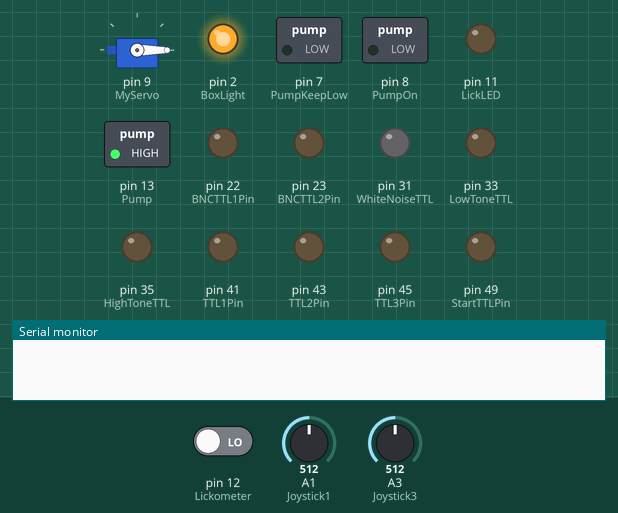
Simulated run of this sketch. Board: Arduino Mega 2560, built with avr-gcc and run on an emulated ATmega2560. Shown: servo, switched loads named in the sketch (green lamp = pin HIGH), output pins drawn as LEDs (lit = HIGH), the last lines printed to the serial monitor. The test bench sets the inputs (shaded band); at power-on: A3 (Joystick3) = 512, pin 12 (Lickometer) LOW, A1 (Joystick1) = 512. Random numbers use the default seed unless the sketch sets one.

Above: at 1.2 s.
1.3 s: A3 (Joystick3) set to 416
2.8 s: A3 (Joystick3) set to 386
At 3.4 s:
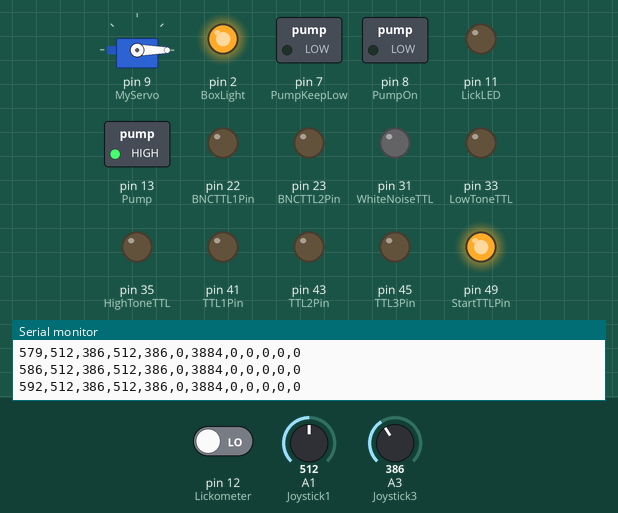
At 4.6 s:
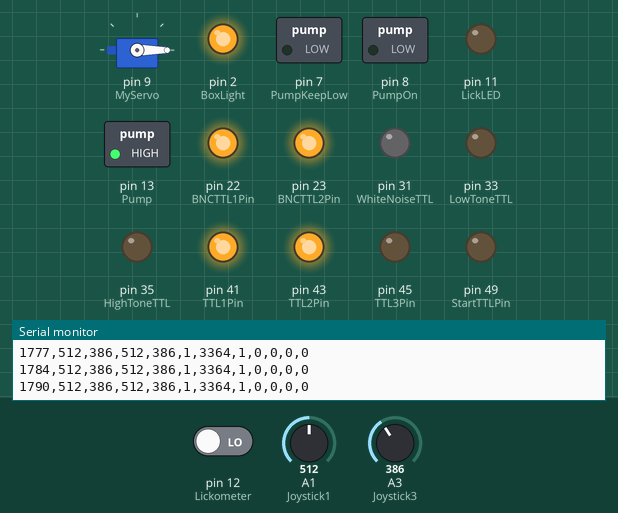
Timing chart, 0 to 12.8 s (numbered marks = the images above; inputs shaded):
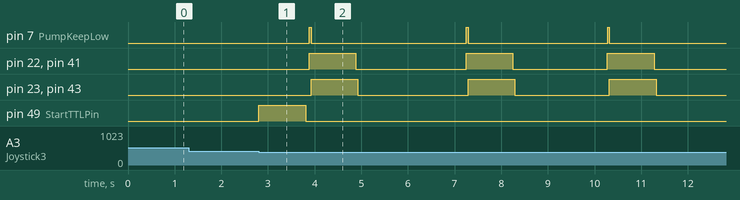

Measured:
- the behaviour switches between 400 and 399 on A3 (Joystick3) (found by bisection; images 0 and 1)
- after the input at 1.3 s, every drawn part: stays the same
- after the input at 2.8 s, pin 7 (PumpKeepLow): alternates HIGH for 0.04 s and LOW for 3.2 s, starting after 1.1 s; pin 22 (BNCTTL1Pin), pin 23 (BNCTTL2Pin), pin 41 (TTL1Pin), pin 43 (TTL2Pin): goes HIGH 1.0 s, LOW 2.4 s, HIGH 1.0 s, LOW 2.0 s, HIGH 1.0 s, then LOW, starting after 1.1 s; pin 49 (StartTTLPin): LOW → HIGH at once, → LOW 1.0 s later

The sketch:

ProbabilisticPhase00.1-Lickspout.ino
```cpp
//=========================================================================
//======================== PROBABILISTIC TASK =============================
//=========================================================================
//======================= PHASE 00.1: LICKSPOUT ===========================
//=========================================================================

//Mouse receives water via lickspout every 3-5 seconds.

//Need implement new joystick reading code (mm, moving average, box ID).

//INITIAL SETUP - USE FOR ALL CODES

  //Include necessary libraries
    #include <SoftwareSerial.h> //Should be built in
    #include <Wire.h>      //Download I2C Library here: https://www.arduino.cc/reference/en/libraries/liquidcrystal-i2c/
    #include <Servo.h>

  //Assign Pins:
    int BoxLight = 2; //Enter Box Light Pin
    int MyServo = 9; //Enter Servo Pin
    int LickometerLED = 10; //Enter Lickometer built-in LED Pin
    int LickLED = 11; //Enter Lick LED Pin that separate will light up when mouse licks
    int Lickometer = 12; //Enter Lickometer Pin
    int Pump = 13; //Enter Pump Pin
    int PumpOn = 8; //Enter Pump Pin 1A
    int PumpKeepLow = 7; //Enter Pump Pin 2A - keep this low
    int Joystick1 = A1; //input pin 1 from joystick
    int Joystick3 = A3; //input pin 3 from joystick (the one we care more about)
    int BNCTTL1Pin = 22;
    int BNCTTL2Pin = 23;
        int StartSignalTTL = 29;
    int WhiteNoiseTTL = 31;
    int LowToneTTL = 33;
    int HighToneTTL = 35;
    int TTL1Pin = 41;
    int TTL2Pin = 43;
    int TTL3Pin = 45;
    int TTL4Pin = 47;
    int StartTTLPin = 49;
    int OptoTTL = 51;

  //Servo setup:
    Servo ServoVar;
    int ServoBack = 0;
    int ServoForward = 120;

  //Parameters
    const long ToneDuration = 300; //NOTE! THIS IS THE DURATION OF THE TONES ON THE SOUND CARD
    //YOU CAN'T EDIT THIS ONE UNLESS YOU CHANGE LOAD DIFFERENT SOUNDS ONTO CARD.
    const long ServoDuration = 500; //THIS IS JUST HOW LONG IT TAKES FOR THE SERVO TO RETRACT!
    //YOU CAN'T EDIT THIS UNLESS YOU GET A DIFFERENT SERVO/CHANGE THE RETRACTION DISTANCE.
    const long OnDuration = 40; // ON time for pump (100ms for 10uL; 80ms for 7.5uL; 60ms 5uL; 40ms 2.5uL Last Calibration: 1/23/2022)
    const long MaxTrialDuration = 30000; // Maximum Trial Duration is thirty seconds
    const long InitialDelay = 10000; // Initial Delay is ten seconds
    const long InterTrialDelay = 5000; //Inter-trial Delay is five seconds
    const long TimeOutDelay = 15000; //Delay+timeout after unrewarded trials is 15 seconds
    const long JoyTempSensi = 4000; //set temporal resolution for Joystick reading
    const int JoyAvSensi = 1000; //set tepmoral resolution for computing moving average - 1 kHz (might not be feasible with baud rate)
    long RandSecLower = 3000; //inclusive lower bound of the random interval
    long RandSecUpper = 5001; //exclusive upper bound of the random interval
    const int AvReads = 15; //number of reads forming foundation of moving average


  //Variables
    long PreviousMillis = 0; //variable to make snapshot of previous milliseconds
    long CurrentMillis; //variable to make snapshot of current milliseconds
    long RandSec; //repository for random seconds
    int Started = 0; //to register that behavior session has started
    int LickNow = 0; //for sensing lickometer activation
    int LickCounter = 0; //for clustering serial lickometer activation
    long TotalLicks = 0; //for counting individual licks
    int Omissions = 0; //for counting omissions
    int Unrewardeds = 0; //for counting unrewarded trials
    unsigned long UnrewardedDuration; //for measuring duration after unrewarded trials
    int Unrewarded = 0; //temporarily set to 1 if mouse is unrewarded
    unsigned long UnrewardedMillis;
    long ClosedMillis;
    int Rewards = 0; //number of rewards
    int Rewarded = 0; //temporarily set to 1 if mouse is rewarded
    unsigned long RewardDuration = 0; //for pump
    unsigned long RewardPeriod = 0; //timing period between choice and reward, sum of tone and on duration of pump
    unsigned long RewardMillis;
    int TrialNumber = 0; //for counting trials
    unsigned long TrialDuration = 0;
    unsigned long TrialStartTime = 0; //for writing trial start time
    int TrialDone = 0; //for marking complete trial
    unsigned long TrialDoneTime = 0; //for writing trial done time
    int Tripped = 0; //to mark joystick crossing threshold
    int TrippedPush = 0; //to mark joystick crossing threshold for push
    int TrippedPull = 0; //to mark joystick crossing threshold for pull
    int TonePlayed = 0; //to keep track if tone has been played
    int LastDirectionRead = 0; //to compute last direction
    int LastDirection = 0; //records whether mouse pulled (1) or pushed (2), or neutraled (0) on last trial
    //be careful with lastdirection, it's possible that push and pull will be flipped on some rigs
    int PumpOpen = 0;
    int Rand1 = 0;
    long StartTime;
    int SetMilliJoy;
    int SetMilliJoyAv;
    long MilliJoy;
    long MilliJoyAv;
    bool LickFlag;
          byte BNCTTL1 = 0; //immediately after choice/no choice
      byte BNCTTL2 = 0; //immediately when joystick re-extends
      bool BNCTTL1State = 0;
      bool BNCTTL2State = 0;
      bool TTL3PinState = 0;
      bool TTL4PinState = 0;
      bool StartTTLPinState = 0;
      byte TTL3 = 0;
      byte TTL4 = 0;
      byte StartTTL = 0;

    int JoystickArrayA1[AvReads]; //array to collect joystick position information
      int JoystickArrayA3[AvReads]; //array to collect joystick position information
      int JoystickArrayIndex;
      long SumReadsA1;
      long SumReadsA3;
      int A1MovingAverage;
      int A3MovingAverage;


void setup() {
  // put your setup code here, to run once:
    Serial.begin(230400);

    //Set up inputs and outputs:
       pinMode(BoxLight, OUTPUT);
      pinMode(MyServo, OUTPUT);
      pinMode(LickLED, OUTPUT);
      pinMode(Lickometer, INPUT);
      pinMode(Pump, OUTPUT);
      pinMode(PumpOn, OUTPUT);
      pinMode(PumpKeepLow, OUTPUT);
      pinMode(BNCTTL1Pin, OUTPUT);
      pinMode(BNCTTL2Pin, OUTPUT);
      pinMode(Joystick1, INPUT);
      pinMode(Joystick3, INPUT);
      pinMode(StartSignalTTL,OUTPUT);
      pinMode(StartSignalTTL,LOW);
      ServoVar.attach(MyServo);
      ServoVar.write(ServoBack);
      digitalWrite(Pump, HIGH);
      digitalWrite(PumpOn, LOW);
      digitalWrite(PumpKeepLow, LOW);
            pinMode(WhiteNoiseTTL,OUTPUT);
      pinMode(HighToneTTL,OUTPUT);
      pinMode(LowToneTTL,OUTPUT);
      digitalWrite(WhiteNoiseTTL,LOW);
      digitalWrite(HighToneTTL,LOW);
      digitalWrite(LowToneTTL,LOW);
      pinMode(TTL1Pin,OUTPUT);
      pinMode(TTL2Pin,OUTPUT);
      pinMode(TTL3Pin,OUTPUT);
      pinMode(TTL4Pin,OUTPUT);
      pinMode(StartTTLPin,OUTPUT);
      digitalWrite(TTL1Pin,LOW);
      digitalWrite(TTL2Pin,LOW);
      digitalWrite(TTL3Pin,LOW);
      digitalWrite(TTL4Pin,LOW);
      digitalWrite(StartTTLPin,LOW);
      pinMode(OptoTTL,OUTPUT);
      digitalWrite(OptoTTL,LOW);

    //Set up random seed (to increase randomness or randomization https://www.arduino.cc/reference/en/language/functions/random-numbers/randomseed/):
      randomSeed(analogRead(A0));

      digitalWrite(BoxLight,HIGH);
      ServoVar.write(ServoBack); //move lever towards mouse
}

void loop() {
  // put your main code here, to run repeatedly:
if (analogRead(A3) <400 && Started ==0)
{ Serial.println(F("ProbabilisticPhase00.1-Lickspout"));
  Serial.print(F("runTime"));
  Serial.print(F(","));
  Serial.print(F("A1Pos"));
  Serial.print(F(","));
  Serial.print(F("A3Pos"));
  Serial.print(F(","));
  Serial.print(F("A1PosMovAv"));
  Serial.print(F(","));
  Serial.print(F("A3PosMovAv"));
  Serial.print(F(","));
  Serial.print(F("trialNumber"));
  Serial.print(F(","));
  Serial.print(F("randomInterval"));
  Serial.print(F(","));
  Serial.print(F("numRewards"));
  Serial.print(F(","));
  Serial.print(F("currentLick"));
  Serial.print(F(","));
  Serial.print(F("totalLicks"));
  Serial.print(F(","));
  Serial.print(F("BNCTTL1"));
  Serial.print(F(","));
  Serial.println(F("BNCTTL2"));
  StartTime = millis();
  Started = 1;
  digitalWrite(StartSignalTTL,HIGH);
  digitalWrite(StartTTLPin,HIGH);
          StartTTLPinState = 1;
  }

if (Started ==1)
{


  //Count and Print Licks
    LickNow = digitalRead(Lickometer);
    if(LickNow == 1)
      {digitalWrite(LickLED,HIGH);}
      else
      {digitalWrite(LickLED,LOW);}
    if(LickNow == 1)
      {LickCounter++;
      }
      else
        {if(LickCounter >=1)
          {++TotalLicks;
          LickCounter=0;
          LickFlag = 1;
          Serial.print(millis()-StartTime);
          Serial.print(F(","));
          Serial.print(analogRead(Joystick1));
          Serial.print(F(","));
          Serial.print(analogRead(Joystick3));
          Serial.print(F(","));
          Serial.print(A1MovingAverage);
          Serial.print(F(","));
          Serial.print(A3MovingAverage);
          Serial.print(F(","));
          Serial.print(TrialNumber);
          Serial.print(F(","));
          Serial.print(RandSec);
          Serial.print(F(","));
          Serial.print(Rewards);
          Serial.print(F(","));
          Serial.print(LickFlag);
          Serial.print(F(","));
          Serial.print(TotalLicks);
          Serial.print(F(","));
          Serial.print(BNCTTL1);
          Serial.print(F(","));
          Serial.println(BNCTTL2);
          LickFlag = 0;
          }}

  //Read joystick every JoyTempSensi milliseconds
    if (SetMilliJoy ==0)
    {
      MilliJoy = micros();
      SetMilliJoy = 1;
    }
    if ((micros() - MilliJoy) >= JoyTempSensi)
    {
      Serial.print(millis()-StartTime);
      Serial.print(F(","));
      Serial.print(analogRead(Joystick1));
      Serial.print(F(","));
      Serial.print(analogRead(Joystick3));
      Serial.print(F(","));
      Serial.print(A1MovingAverage);
      Serial.print(F(","));
      Serial.print(A3MovingAverage);
      Serial.print(F(","));
      Serial.print(TrialNumber);
      Serial.print(F(","));
      Serial.print(RandSec);
      Serial.print(F(","));
      Serial.print(Rewards);
      Serial.print(F(","));
      Serial.print(LickFlag);
      Serial.print(F(","));
          Serial.print(TotalLicks);
          Serial.print(F(","));
          Serial.print(BNCTTL1);
          Serial.print(F(","));
          Serial.println(BNCTTL2);
      SetMilliJoy = 0;
    }

    //calculate moving average joystick position
      if (SetMilliJoyAv ==0)
        {
          MilliJoyAv = micros();
          SetMilliJoyAv = 1;
        }
        if ((micros() - MilliJoyAv) >= JoyAvSensi)
        {
          JoystickArrayA1[JoystickArrayIndex] = analogRead(A1);
          JoystickArrayA3[JoystickArrayIndex] = analogRead(A3);
          ++JoystickArrayIndex;
          if (JoystickArrayIndex >=AvReads)
          {
            JoystickArrayIndex = 0;
          }
          SumReadsA1 = 0;
          SumReadsA3 = 0;
          for (int i = 0; i < AvReads; ++i)
          {
            SumReadsA1 += JoystickArrayA1[i];
            SumReadsA3 += JoystickArrayA3[i];
          }
          A1MovingAverage = SumReadsA1/AvReads;
          A3MovingAverage = SumReadsA3/AvReads;
        }

//turn off TTLs after 1 second of being on
    if (BNCTTL1State ==1 && millis()-RewardMillis >=1000)
    {
      digitalWrite(BNCTTL1Pin, LOW);
      digitalWrite(TTL1Pin,LOW);
      BNCTTL1State = 0;
      BNCTTL1 = 2;
      Serial.print(millis()-StartTime);
      Serial.print(F(","));
      Serial.print(analogRead(Joystick1));
      Serial.print(F(","));
      Serial.print(analogRead(Joystick3));
      Serial.print(F(","));
      Serial.print(A1MovingAverage);
      Serial.print(F(","));
      Serial.print(A3MovingAverage);
      Serial.print(F(","));
      Serial.print(TrialNumber);
      Serial.print(F(","));
      Serial.print(RandSec);
      Serial.print(F(","));
      Serial.print(Rewards);
      Serial.print(F(","));
      Serial.print(LickFlag);
      Serial.print(F(","));
          Serial.print(TotalLicks);
          Serial.print(F(","));
          Serial.print(BNCTTL1);
          Serial.print(F(","));
          Serial.println(BNCTTL2);
          BNCTTL1 = 0;
    }

    if (BNCTTL2State ==1 && millis()-ClosedMillis >=1000)
    {
      digitalWrite(BNCTTL2Pin, LOW);
      digitalWrite(TTL2Pin,LOW);
      BNCTTL2State = 0;
      BNCTTL2 = 2;
            Serial.print(millis()-StartTime);
      Serial.print(F(","));
      Serial.print(analogRead(Joystick1));
      Serial.print(F(","));
      Serial.print(analogRead(Joystick3));
      Serial.print(F(","));
      Serial.print(A1MovingAverage);
      Serial.print(F(","));
      Serial.print(A3MovingAverage);
      Serial.print(F(","));
      Serial.print(TrialNumber);
      Serial.print(F(","));
      Serial.print(RandSec);
      Serial.print(F(","));
      Serial.print(Rewards);
      Serial.print(F(","));
      Serial.print(LickFlag);
      Serial.print(F(","));
          Serial.print(TotalLicks);
          Serial.print(F(","));
          Serial.print(BNCTTL1);
          Serial.print(F(","));
          Serial.println(BNCTTL2);
          BNCTTL2 = 0;
    }

    if (StartTTLPinState ==1 && millis()-StartTime >=1000)
        {
          digitalWrite(StartTTLPin, LOW);
          StartTTLPinState = 0;
          StartTTL = 2;
          Serial.print(millis()-StartTime);
      Serial.print(F(","));
      Serial.print(analogRead(Joystick1));
      Serial.print(F(","));
      Serial.print(analogRead(Joystick3));
      Serial.print(F(","));
      Serial.print(A1MovingAverage);
      Serial.print(F(","));
      Serial.print(A3MovingAverage);
      Serial.print(F(","));
      Serial.print(TrialNumber);
      Serial.print(F(","));
      Serial.print(RandSec);
      Serial.print(F(","));
      Serial.print(Rewards);
      Serial.print(F(","));
      Serial.print(LickFlag);
      Serial.print(F(","));
          Serial.print(TotalLicks);
          Serial.print(F(","));
          Serial.print(BNCTTL1);
          Serial.print(F(","));
          Serial.println(BNCTTL2);
          StartTTL = 0;
        }

    CurrentMillis = millis();
  if(Rand1 == 0)
    {RandSec = random(RandSecLower,RandSecUpper);
    Rand1 = 1;}
  //Count and Print Rewards
    if((CurrentMillis - PreviousMillis) >= RandSec) {
      RewardMillis = millis();
      Rewarded = 1;
      Rewards = ++Rewards;
      TrialNumber = ++TrialNumber;
      RandSec = random(RandSecLower,RandSecUpper);
      BNCTTL1 = 1;
            digitalWrite(BNCTTL1Pin, HIGH);
            digitalWrite(TTL1Pin,HIGH);
            BNCTTL1State = 1;
      Serial.print(millis()-StartTime);
      Serial.print(F(","));
      Serial.print(analogRead(Joystick1));
      Serial.print(F(","));
      Serial.print(analogRead(Joystick3));
      Serial.print(F(","));
      Serial.print(A1MovingAverage);
      Serial.print(F(","));
      Serial.print(A3MovingAverage);
      Serial.print(F(","));
      Serial.print(TrialNumber);
      Serial.print(F(","));
      Serial.print(RandSec);
      Serial.print(F(","));
      Serial.print(Rewards);
      Serial.print(F(","));
      Serial.print(LickFlag);
      Serial.print(F(","));
          Serial.print(TotalLicks);
          Serial.print(F(","));
          Serial.print(BNCTTL1);
          Serial.print(F(","));
          Serial.println(BNCTTL2);
          BNCTTL1 = 0;
      PreviousMillis = CurrentMillis;}
    RewardDuration = millis()-RewardMillis;
    if(RewardDuration<=OnDuration && Rewarded==1 && PumpOpen !=1)
       {
       digitalWrite(Pump, HIGH);
       digitalWrite(PumpOn,LOW);
       digitalWrite(PumpKeepLow, HIGH); //open pump valve
       //digitalWrite(LickometerLED,HIGH);
       PumpOpen = 1;
       }
    if(RewardDuration>OnDuration && Rewarded ==1 && PumpOpen ==1) {
      digitalWrite(Pump,HIGH);
      digitalWrite(PumpOn,LOW);
      digitalWrite(PumpKeepLow,LOW); //close pump valve
      ClosedMillis = millis();
      BNCTTL2 = 1;
            digitalWrite(BNCTTL2Pin, HIGH);
            digitalWrite(TTL2Pin,HIGH);
            BNCTTL2State = 1;
                  Serial.print(millis()-StartTime);
      Serial.print(F(","));
      Serial.print(analogRead(Joystick1));
      Serial.print(F(","));
      Serial.print(analogRead(Joystick3));
      Serial.print(F(","));
      Serial.print(A1MovingAverage);
      Serial.print(F(","));
      Serial.print(A3MovingAverage);
      Serial.print(F(","));
      Serial.print(TrialNumber);
      Serial.print(F(","));
      Serial.print(RandSec);
      Serial.print(F(","));
      Serial.print(Rewards);
      Serial.print(F(","));
      Serial.print(LickFlag);
      Serial.print(F(","));
          Serial.print(TotalLicks);
          Serial.print(F(","));
          Serial.print(BNCTTL1);
          Serial.print(F(","));
          Serial.println(BNCTTL2);
          BNCTTL2 = 0;
      //digitalWrite(LickometerLED,LOW);
      PumpOpen = 0;
      Rewarded = 0;
    }
}


}
```
